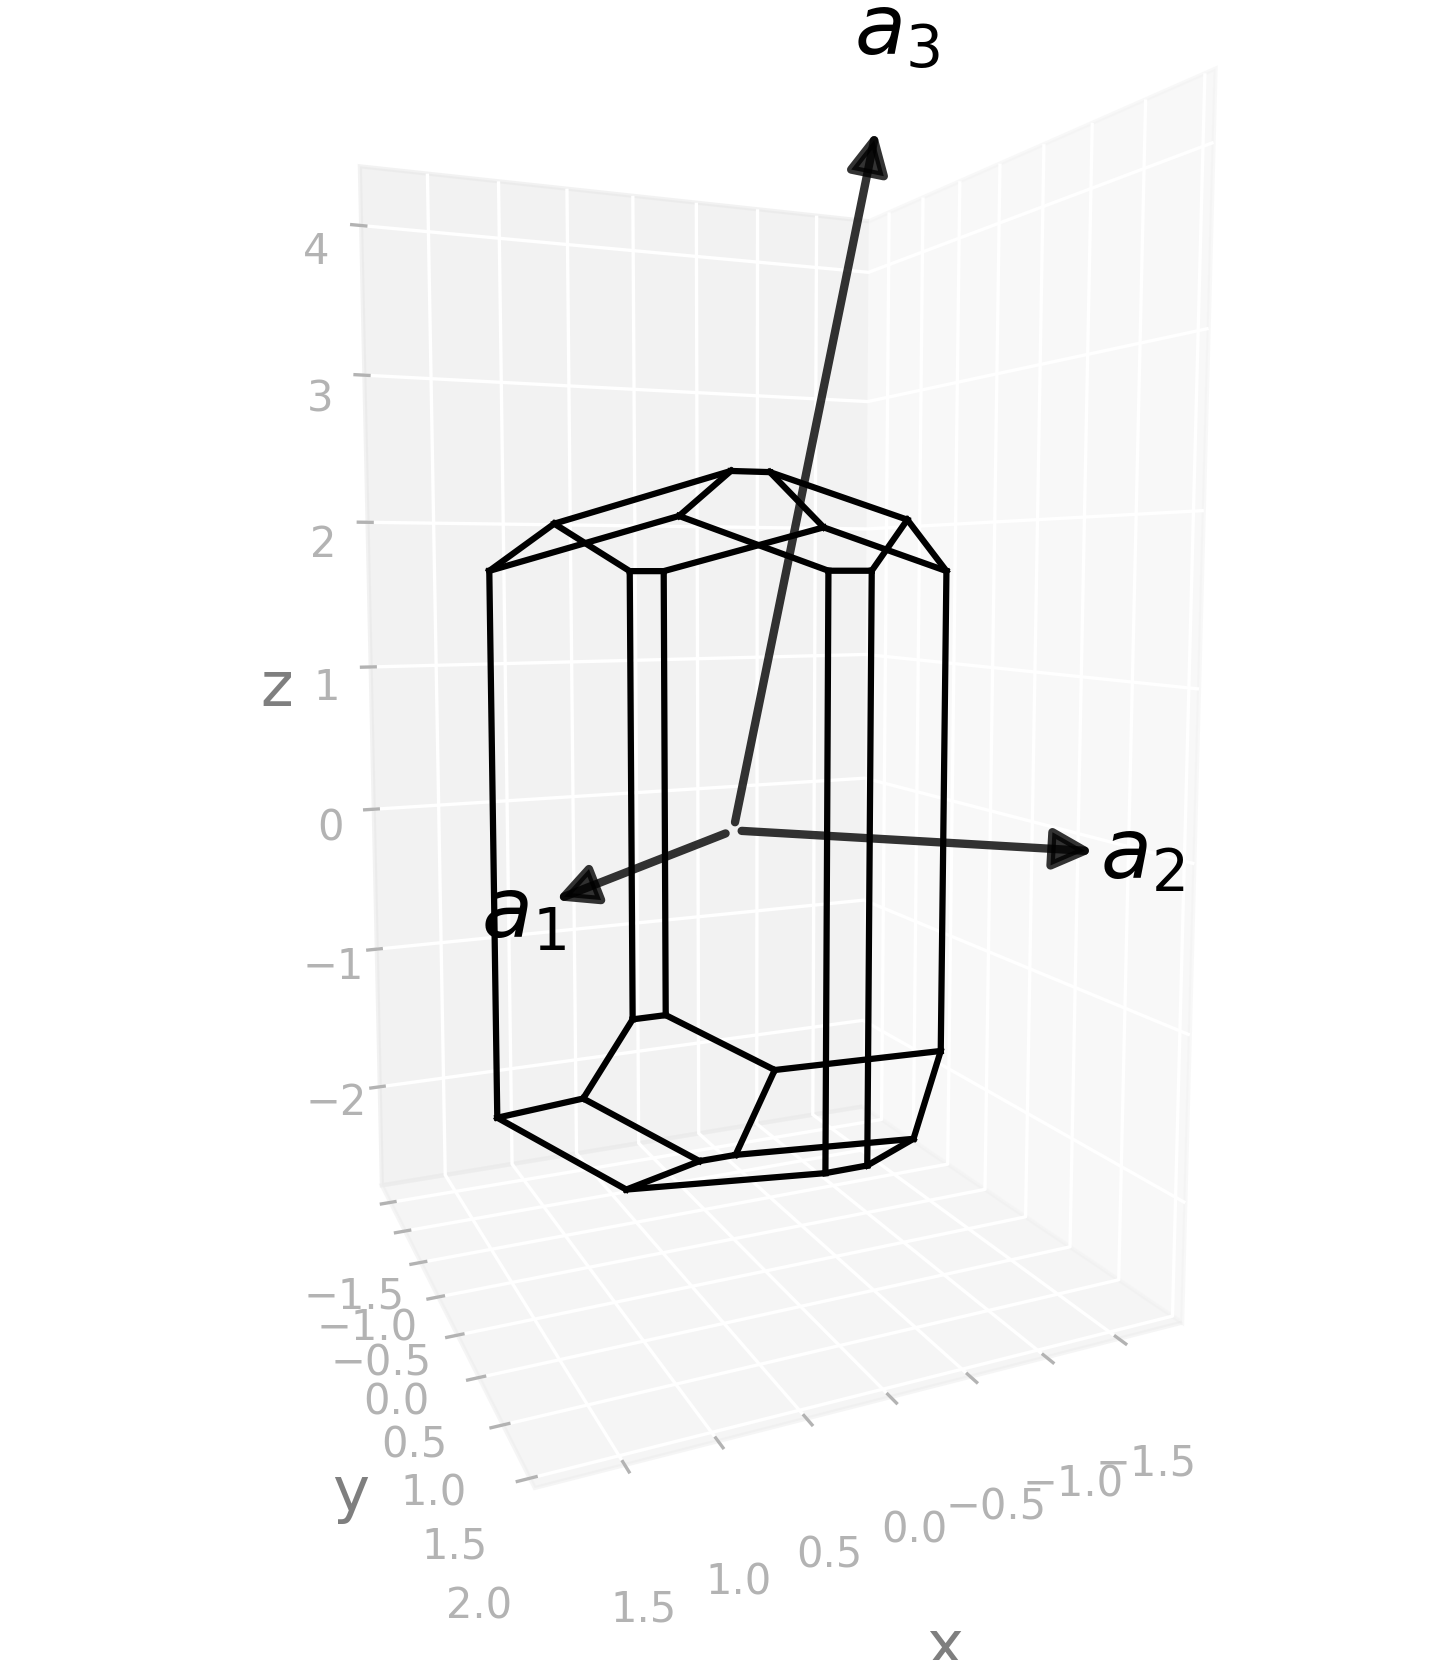

Generate this figure with Python:
import radtools as rad

l = rad.lattice_example(f"MCLC4")
l.plot("wigner-seitz")
# Save an image:
l.savefig(
    "mclc4_wigner-seitz.png",
    elev=5,
    azim=66,
    dpi=300,
   bbox_inches="tight",
)
# Interactive plot:
l.show(elev=5, azim=66)
